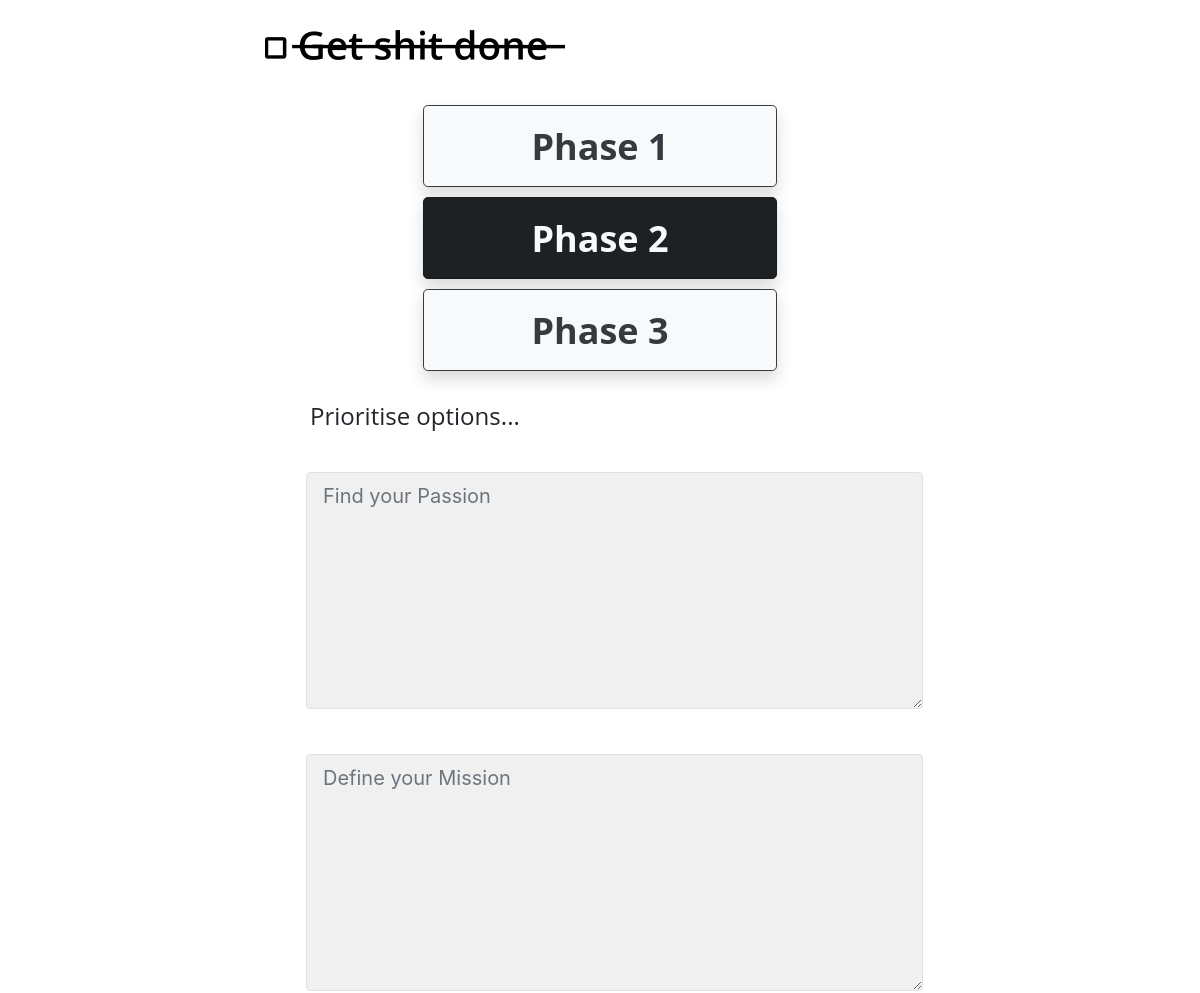
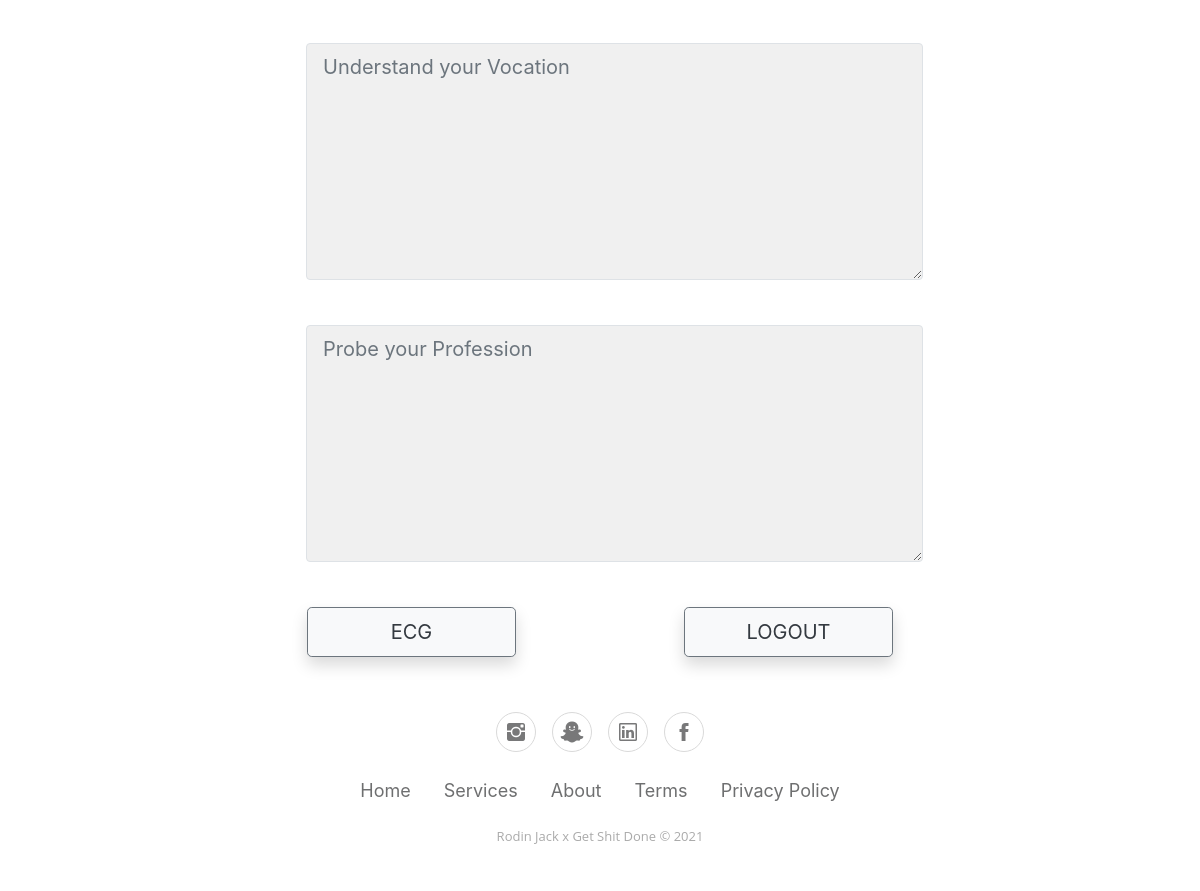
The page /phase2 (signed in) on the database as committed earlier (2 pictures, top to bottom).
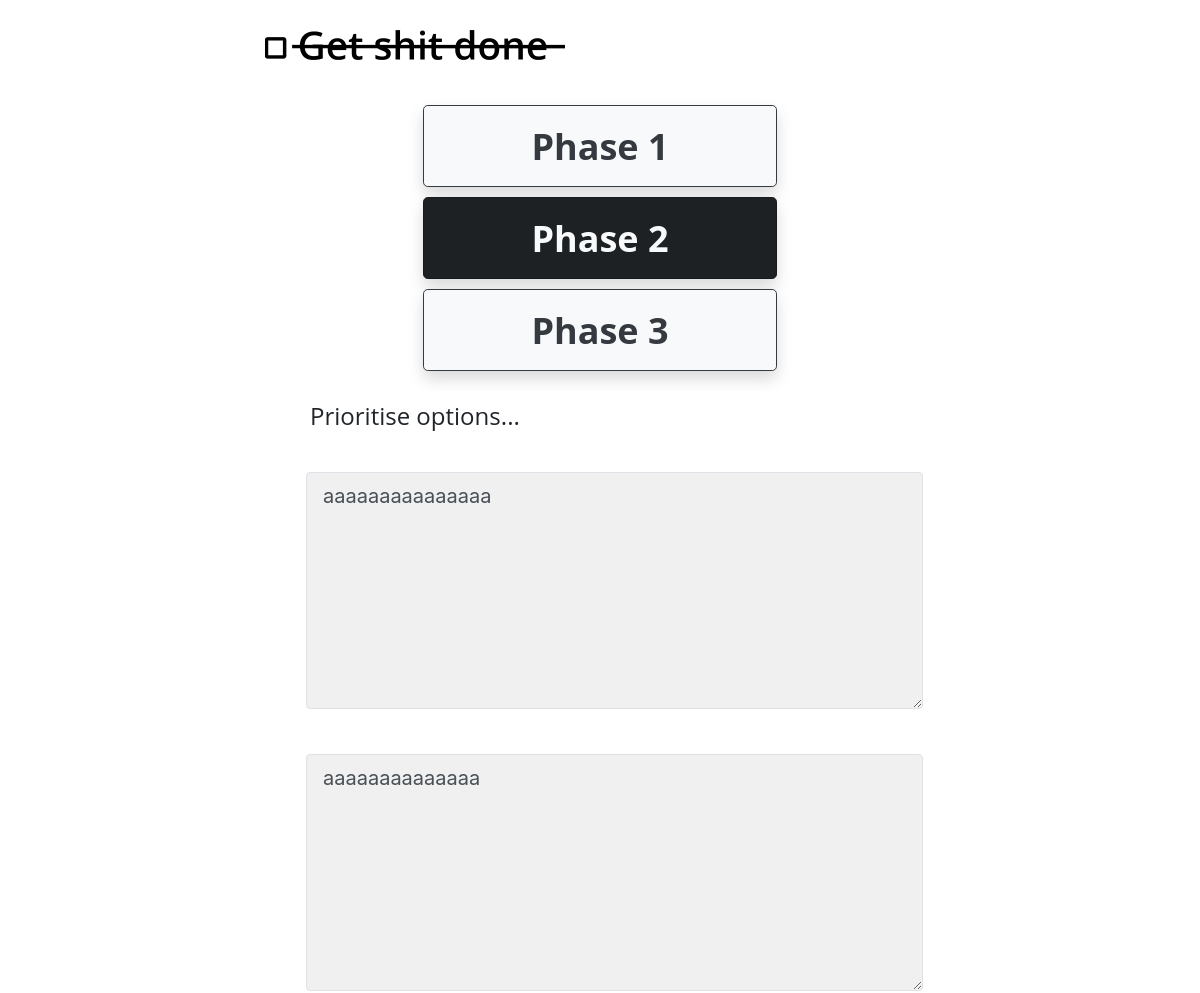
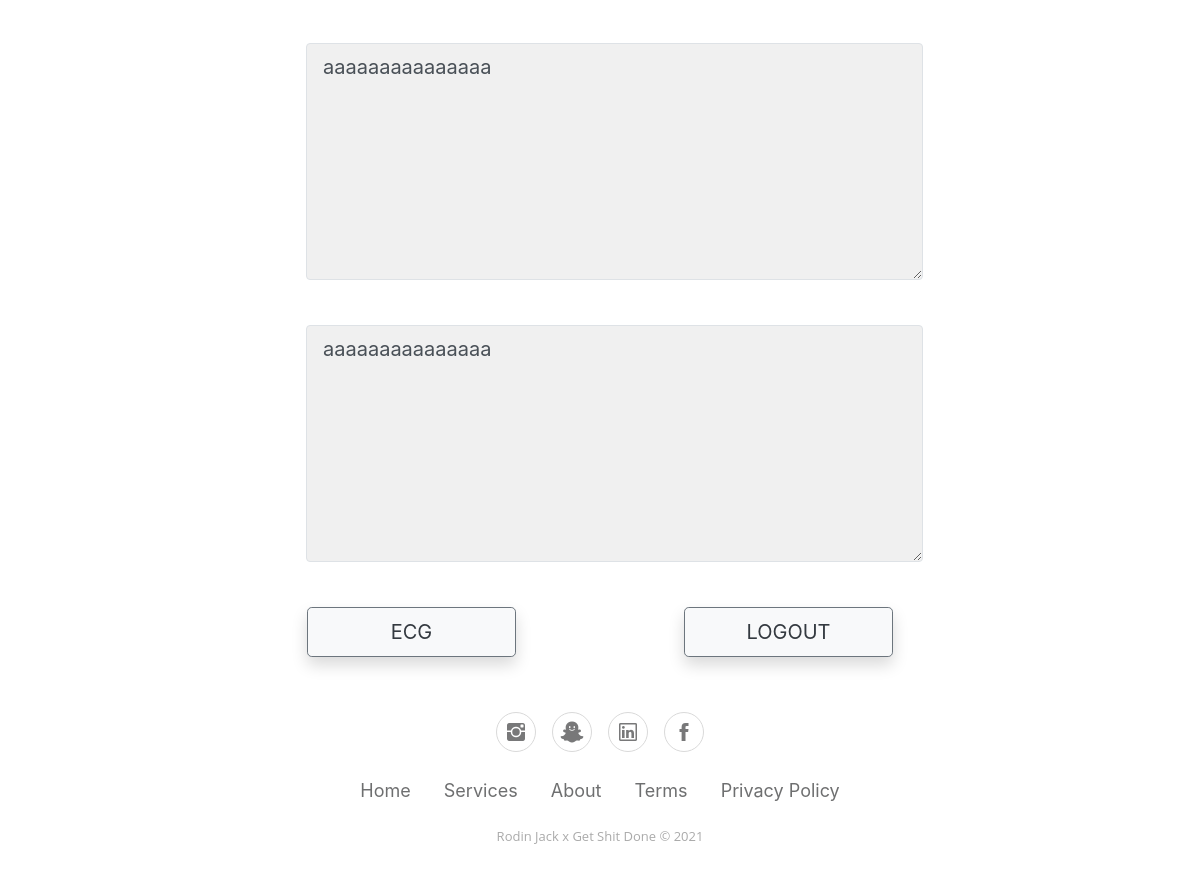
The same page on the database as committed later (2 pictures, top to bottom).
### test.py (models this page shows)
class Users(db.Model):
    _id = db.Column(db.Integer, primary_key=True)
    mail = db.Column(db.String(25), unique=True)
    password = db.Column(db.String(25))
    datecreated = db.Column(db.DateTime, default=datetime.now)
    p11 = db.Column(db.String(200), default="")
    p12 = db.Column(db.String(200), default="")
    p13 = db.Column(db.String(200), default="")
    p14 = db.Column(db.String(200), default="")
    p21 = db.Column(db.String(200), default="")
    p22 = db.Column(db.String(200), default="")
    p23 = db.Column(db.String(200), default="")
    p24 = db.Column(db.String(200), default="")
    p31 = db.Column(db.String(200), default="")
    p32 = db.Column(db.String(200), default="")
    e1 = db.Column(db.String(500), default="")
    e2 = db.Column(db.String(500), default="")
    e3 = db.Column(db.String(500), default="")
    e4 = db.Column(db.String(200), default="")
    don = db.Column(db.Integer, default=0)

### test.py (the view)
@app.route("/phase2", methods=["POST", "GET"])
def phase2():
    if "user" in session:
        data = Users()
        data = Users.query.filter_by(mail=session["user"]).first()
        if request.method=="POST":
            data.p21=request.form["p21"]
            data.p22=request.form["p22"]
            data.p23=request.form["p23"]
            data.p24=request.form["p24"]
            db.session.commit()
            if request.form["savedirec"]== "phase1":
                return redirect(url_for("phase1"))
            elif request.form["savedirec"]== "phase3":
                return redirect(url_for("phase3"))
            elif request.form["savedirec"]== "ecg":
                return redirect(url_for("ecg"))
            else:
                return redirect(url_for("logout"))
        else:
            return render_template("phase2.html", pp1=data.p21, pp2=data.p22, pp3=data.p23, pp4=data.p24)
    else:
        return redirect(url_for("index"))

### templates/phase2.html (shortened to what the changed rows need)
<!DOCTYPE html>
<html>
<head>
    <link rel="stylesheet" href="static/assets/bootstrap/css/bootstrap.min.css">
    <link rel="stylesheet" href="static/assets/fonts/ionicons.min.css">
    <link rel="stylesheet" href="static/assets/css/styles.min.css">
</head>
<body>
    <div class="container" style="max-width: 1920px;padding-left: 250px;padding-right: 250px;margin-top: 30px;margin-bottom: 10px;">
        <form action="#" method="post">
            <div class="form-row" style="margin-bottom: 0px;margin-left: 51px;margin-top: -40px;">
                <div class="col" style="margin-top: 0px;"><textarea class="border rounded form-control form-control-lg" name="p21" style="width: 617px;height: 237px;margin-top: 45px;" autocomplete="on" spellcheck="true" required="" minlength="5" placeholder="Find your Passion">{{pp1}}</textarea></div>
                <div
                    class="col" style="margin-top: 45px;"><textarea class="border rounded form-control form-control-lg" name="p22" style="width: 617px;height: 237px;" autocomplete="on" spellcheck="true" required="" minlength="5" placeholder="Define your Mission">{{pp2}}</textarea></div>
    </div>
    <div class="form-row" style="margin-bottom: 0px;margin-left: 51px;">
        <div class="col" style="margin-top: 45px;"><textarea class="border rounded form-control form-control-lg" name="p23" style="width: 617px;height: 237px;" autocomplete="on" spellcheck="true" required="" minlength="5" placeholder="Understand your Vocation">{{pp3}}</textarea></div>
        <div class="col"
            style="margin-top: 45px;"><textarea class="border rounded form-control form-control-lg" name="p24" style="width: 617px;height: 237px;" autocomplete="on" spellcheck="true" required="" minlength="5" placeholder="Probe your Profession">{{pp4}}</textarea></div>
    </div>
    </form>
    </div>
</body>
</html>

Rows that differ between the two databases and show on the page:
now on this page (row edited): Users: p21 "aaaaaaaaaaaaaaa", p22 "aaaaaaaaaaaaaa", p23 "aaaaaaaaaaaaaaa", p24 "aaaaaaaaaaaaaaa"
